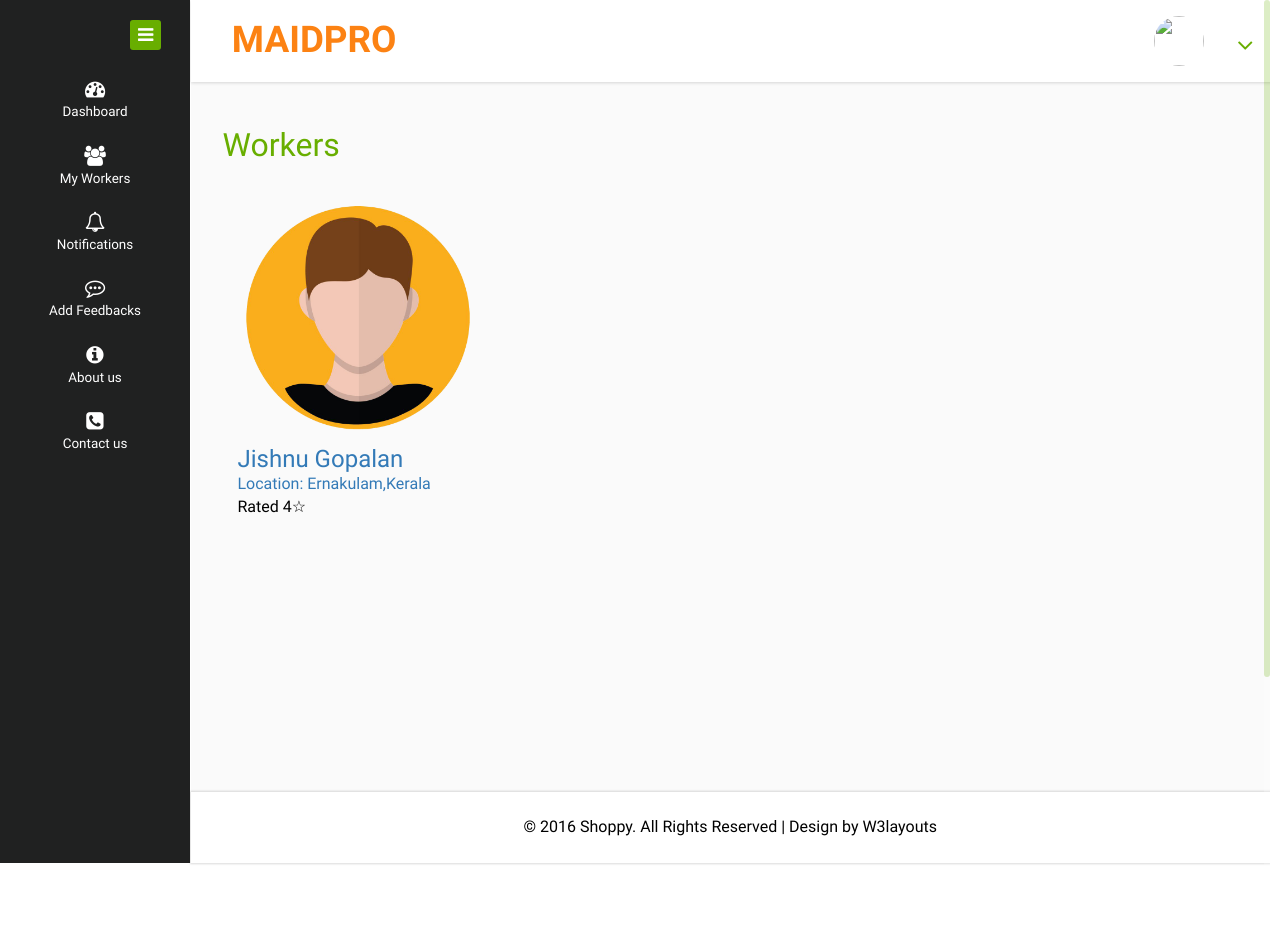
Page /users/viewworkers.php?category=Cleaning on the committed database.
### tables this page shows
CREATE TABLE `registration` (
  `user_id` int(11) NOT NULL,
  `email` varchar(50) NOT NULL,
  `name` varchar(30) NOT NULL,
  `phone` bigint(11) NOT NULL,
  `profile_pic` varchar(50) NOT NULL DEFAULT 'images/profile_pic.png',
  `house` varchar(30) NOT NULL,
  `place` varchar(30) NOT NULL,
  `district` varchar(30) NOT NULL,
  `state` varchar(30) NOT NULL,
  `pincode` int(10) NOT NULL,
  `gender` varchar(20) NOT NULL,
  `date_of_birth` varchar(20) NOT NULL
);

CREATE TABLE `district` (
  `district_id` int(11) NOT NULL,
  `state_id` int(11) NOT NULL,
  `district` varchar(30) NOT NULL
);

CREATE TABLE `state` (
  `state_id` int(11) NOT NULL,
  `state` varchar(30) NOT NULL
);

### users/viewworkers.php (the view)
<?php
	include("header.php");
?>
<?php
$category=$_GET['category'];
?>
<div class="inner-block">
    <div class="blank">
    	<h2>Workers</h2>
    	<?php
    	$sql="select * from registration,verification,worker where verification.status=1 and worker.email=verification.email and verification.email=registration.email and worker.category='$category' ";
    	$res=mysqli_query($conn,$sql);
    	if(mysqli_num_rows($res)>0){
    		while ($r=mysqli_fetch_assoc($res)) {
    	?>
    	<div class="col-md-4 bg-white">
    		<a href="viewdetails.php?email=<?php echo $r['email']?>">
    		<img src="../users/<?php echo $r['profile_pic']?>" width=240>
    		<h3><?php echo $r['name']?></h3>
    		<p>Location:
    			<?php
                                     $d=$r["district"];
                                     $s="select district from district where district_id=$d";
                        $res1=mysqli_query($conn,$s);
                        $row=mysqli_fetch_assoc($res1);
                        $c=$row["district"];
                        echo $c;
                        $d=$r["state"];
                                     $s="select state from state where state_id=$d";
                        $res1=mysqli_query($conn,$s);
                        $row=mysqli_fetch_assoc($res1);
                        $c=$row["state"];
                        echo ",$c";
                ?>
                <br>
                <?php
                $workerid=$r['email'];
                $sql3="select avg(star) from review where workerid='$workerid'";
                $res3=mysqli_query($conn,$sql3);
                $r3=mysqli_fetch_assoc($res3);
                ?>
                <div style="color:black;">
                Rated <?php echo intval($r3['avg(star)'])?>☆
                </div>
    		</p>
    	</a>
    	</div>
    	<?php
    		}
    	}
    	else{
    	?>
    	<h3 class="text-center">No workers found</h3>
    	<?php
    	}
    	?>
    </div>
</div>
<?php
	include("footer.php");
?>

### rows in the picture
registration: profile_pic (picture), name "Jishnu Gopalan", district.district "Ernakulam", state.state "Kerala", avg "4"
